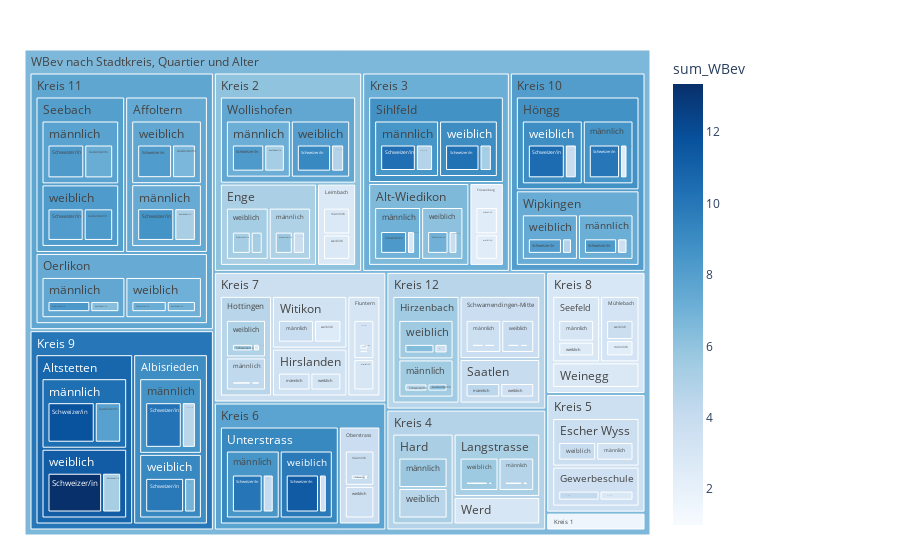

Write notebook code for a chart like this one.
### Code cell
fig = px.treemap(myTreemapAgg.reset_index(), path=[px.Constant("WBev nach Stadtkreis, Quartier und Alter"), 'KreisLang','QuarLang','SexLang', 'HerkunftLang']
                 , values='sum_WBev'
                 , color='sum_WBev'
                 ## bei discrete scales (bei Klassen und Strings):                 
                 #, color_discrete_map={'(?)':'lightgrey','EVP':'gold', 'SP':'#FF3030', 'PdA':'#EE3B3B', 'Grüne':'#A2CD5A','GLP':'#CAFF70','Die Mitte':'orange','FDP':'#104E8B','AL':'deeppink','SVP':'forestgreen', 'FL ZÜRI':'#8B864E','Volt':'#lightblue' }                
                 ## bei continuous scales (bei Zahlenwerten):
                , color_continuous_scale='Blues'
                #, color_continuous_midpoint=np.average(df['AnzBestWir'], weights=df['AnzBestWir'])  
                 #,height=400
                 #,width=1500                 
                )
fig.update_traces(root_color="grey")
fig.update_layout(margin = dict(t=50, l=25, r=250, b=25))
fig.show()

### Figure 1 — Plotly figure (JSON) as saved in the notebook; plotly's stock layout.template omitted (floating-point values rounded to 4 significant figures; data arrays with more than 128 entries replaced by an {"elided": "..."} marker saying what was removed)
{"data": [{"branchvalues": "total", "customdata": {"elided": "245x1 float values"}, "domain": {"x": [0, 1], "y": [0, 1]}, "hovertemplate": "labels=%{label}<br>sum_WBev_sum=%{value}<br>parent=%{parent}<br>id=%{id}<br>sum_WBev=%{color}<extra></extra>", "ids": {"elided": "245 str values"}, "labels": {"elided": "245 str values"}, "marker": {"coloraxis": "coloraxis", "colors": {"elided": "245 float values"}}, "name": "", "parents": {"elided": "245 str values"}, "root": {"color": "grey"}, "type": "treemap", "values": {"elided": "245 int values"}}], "layout": {"autosize": true, "coloraxis": {"colorbar": {"title": {"text": "sum_WBev"}}, "colorscale": [[0, "rgb(247,251,255)"], [0.125, "rgb(222,235,247)"], [0.25, "rgb(198,219,239)"], [0.375, "rgb(158,202,225)"], [0.5, "rgb(107,174,214)"], [0.625, "rgb(66,146,198)"], [0.75, "rgb(33,113,181)"], [0.875, "rgb(8,81,156)"], [1, "rgb(8,48,107)"]]}, "legend": {"tracegroupgap": 0}, "margin": {"b": 25, "l": 25, "r": 250, "t": 50}}}
